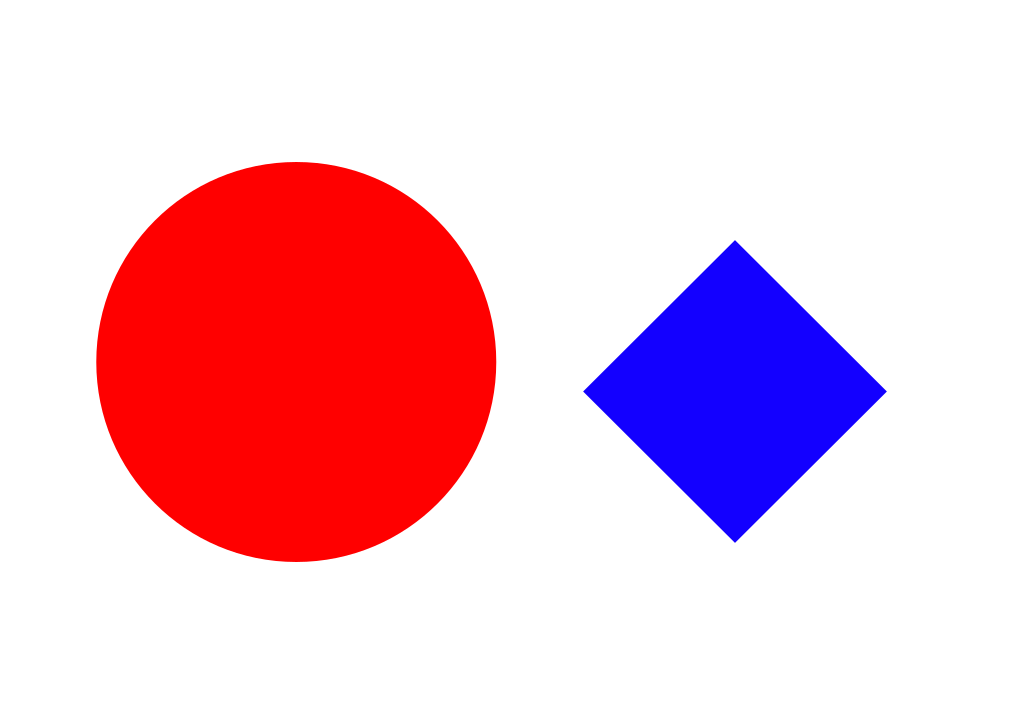
#> input picture task_1a_explore_opencv/Task_1A_Part1/Samples/Sample1.png, 1024 x 724 px
$ jupyter execute --allow-errors Untitled.ipynb
#> lines starting #> are read from the running program, lines starting #| are printed output that depends on the picture; after the words box and inside, x2 and y2 are one past the last pixel; in counts of white or black regions, pixels touching at a corner belong together
[cell 1]
import cv2
import numpy as np
from matplotlib import pyplot as plt
import imutils
import math

[cell 2]
image = cv2.imread("Samples/Sample1.png")
#> image is the input picture: shape (724, 1024, 3); mean B, G, R 211.8, 196, 240.4
image =  cv2.GaussianBlur(image,(1,1), cv2.BORDER_TRANSPARENT)
image = cv2.cvtColor(image,cv2.COLOR_BGR2HSV)
#> image: shape (724, 1024, 3); mean H, S, V 7.7, 59, 255

[cell 3]
shapes = {}

[cell 4]
plt.imshow(image,cmap="gray")
plt.show()

[cell 5]
image = cv2.cvtColor(image,cv2.COLOR_BGR2GRAY)
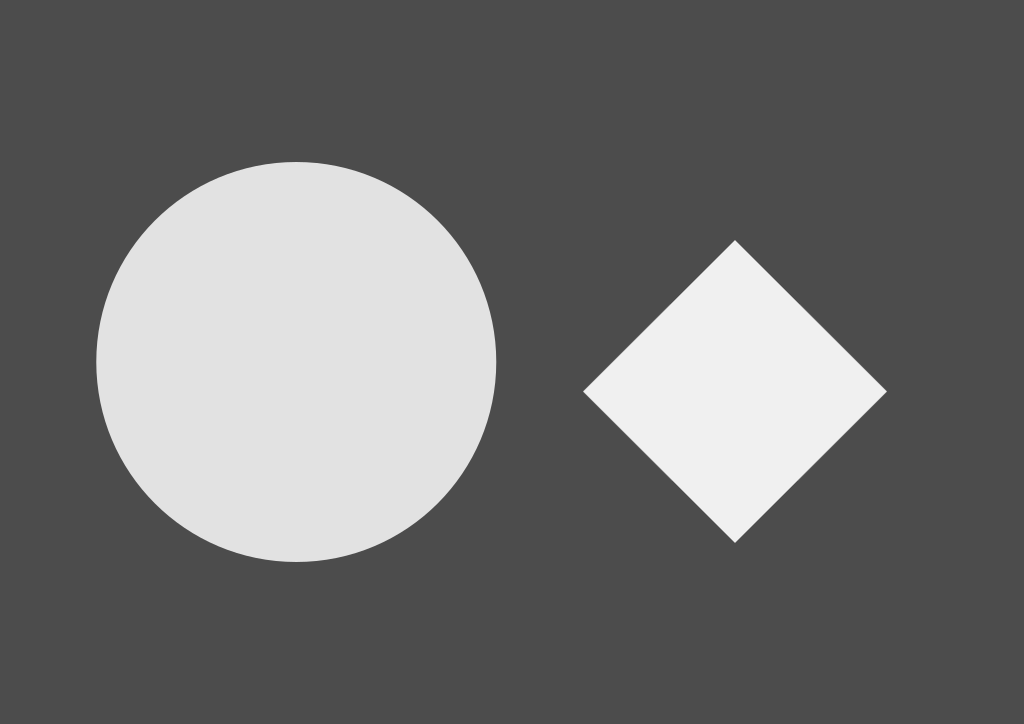
#> image: shape (724, 1024); min 76, max 240, mean 111.6
thresh = cv2.threshold(image,100,255,cv2.THRESH_BINARY_INV)[1]
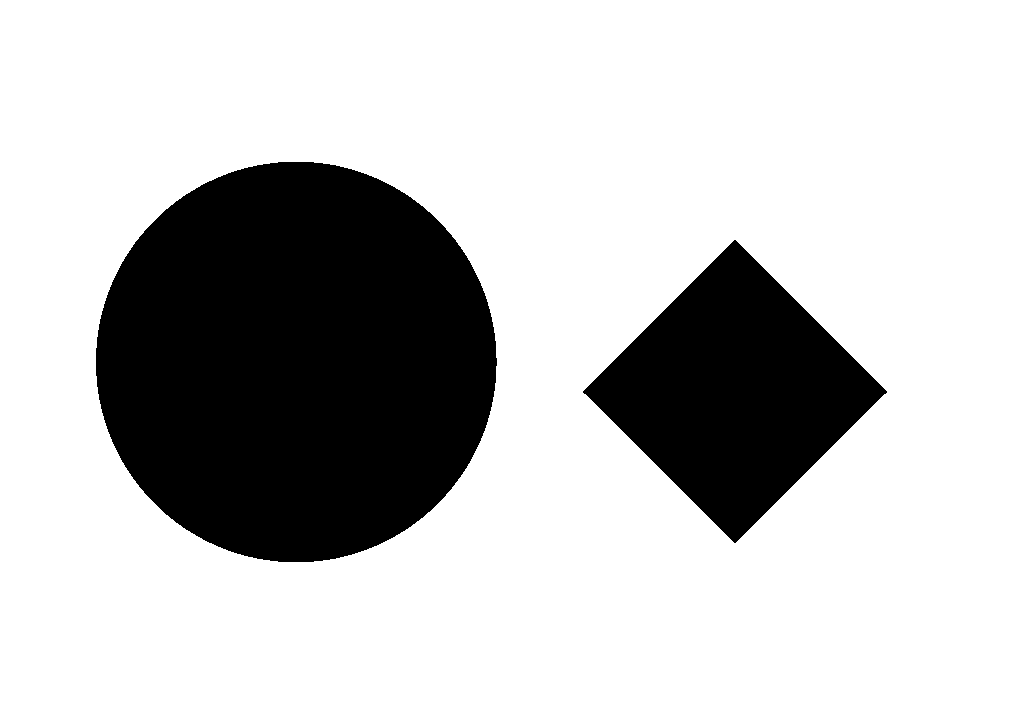
#> thresh: shape (724, 1024); 76.8% white; 2 black regions, box (x1, y1, x2, y2) and area: (96, 162, 497, 562) 126034, (583, 240, 887, 543) 46212
edges = cv2.Canny(thresh,90,200,True)
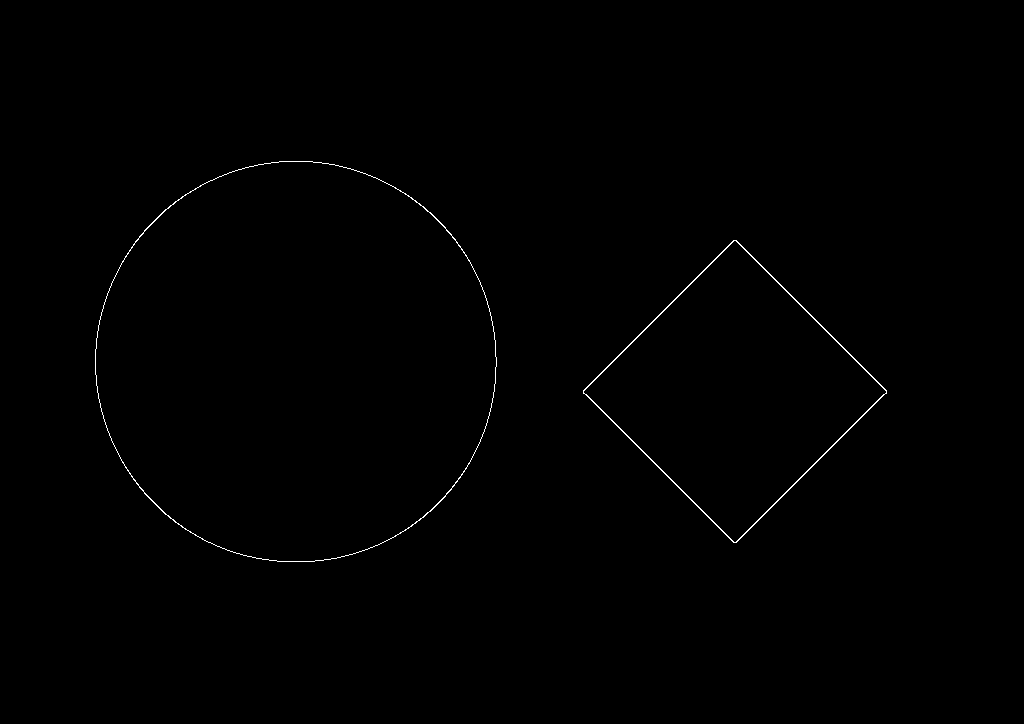
#> edges: shape (724, 1024); 0.34% white in thin lines or dots, all inside (x1, y1, x2, y2) = (95, 161, 887, 562)
plt.imshow(image,cmap="gray")
plt.show()
plt.imshow(thresh,cmap="gray")
plt.show()
plt.imshow(edges,cmap="gray")
plt.show()

[cell 6]
'''blue_lower = np.array([94, 20, 0], np.uint8)
blue_upper = np.array([140,255 ,255], np.uint8)
blue_mask = cv2.inRange(image, blue_lower, blue_upper)
#blue_mask =  cv2.cvtColor(blue_mask,cv2.COLOR_HSV2RGB)
plt.imshow(blue_mask,cmap="gray")
plt.show()

#blue_gray=cv2.threshold(blue_mask, 120,225, cv2.THRESH_BINARY_INV)[1]
#plt.imshow(blue_gray,cmap="gray")
#plt.show()
edges = cv2.Canny(blue_mask,90,200,True)
plt.imshow(edges,cmap="gray")
plt.show()
'''

[cell 7]
'''def detect(c):

        # initialize the shape name and approximate the contour
        peri = cv2.arcLength(c, True)
        approx = cv2.approxPolyDP(c, 0.001* peri, True)
        M = cv2.moments(c)
        cX = int((M["m10"] / M["m00"])) #X co-ordinate of the centroid of the shape
        cY = int((M["m01"] / M["m00"])) #Y co-ordinate of the centroid of the shape
        shape = "unidentified" #Initialize a variable of string type

        area = cv2.contourArea(approx)


        #Triangle if it shape has three sides
        if len(approx) == 3:
            shape = "Triangle"

        elif len(approx) == 4:
            #Call rect() to detect the shape
            angle,op_angle,cong_diag,op_side_eq,all_sides_cong = rect(c)

            #If opposite angles and sides are equal and diagonals are congruent, it must be a parallelogram
            if op_angle and op_side_eq and cong_diag:
                #If all angles and sides are equal, aspect ratio is 1 and diagonals are congruent, it must be a square
                if angle and cong_diag and all_sides_cong:
                    shape='Square'
                elif not(angle) or not(cong_diag) and all_sides_cong:
                    #If aspect ratio is not 1 and angles are not 90, it must be a rhombus
                    shape = 'Rhombus'
                #Otherwise, its a parallelogram
                else:
                    shape = 'Parallelogram'
            #If diagonals are not congruent, aspect ratio is not 1, opposite angles are not equal and
            #all angles are not 90 degrees, it is a trapezium
            elif not(cong_diag) and not(angle) or not(op_angle):
                shape='Trapezium'
            #Otherwise, it is a quadrilateral
            else: shape='Quadrilateral'
        #Pentagon if shape has 5 sides
        elif len(approx) == 5:
            shape = "Pentagon"
        #Hexagon if shape has 6 sides
        elif len(approx) == 6:
            shape = "Hexagon"
        # otherwise, we assume the shape is a circle
        else:
            shape = "Circle"
        #return area rounded off to 1 decimal place
        return shape, float(round(int(area),1)), cX, cY'''

[cell 8]
'''def rect(c):
    perimeter = cv2.arcLength(c,True)
    approx = cv2.approxPolyDP(c,0.01*perimeter,True)
    if(len(approx)== 4):
        pts = approx.reshape(4, 2)

        #Vertex co-ordinates
        x1= int(pts[0][0])
        y1= int(pts[0][1])
        x2= int(pts[1][0])
        y2= int(pts[1][1])
        x3= int(pts[2][0])
        y3= int(pts[2][1])
        x4= int(pts[3][0])
        y4= int(pts[3][1])

        #length of each side
        first_side = round(np.sqrt((x1 - x2)**2 + (y1 - y2)**2))
        second_side = round(np.sqrt((x2 - x3)**2 + (y2 - y3)**2))
        third_side = round(np.sqrt((x3 - x4)**2 + (y3 - y4)**2))
        fourth_side = round(np.sqrt((x4 - x1)**2 + (y4 - y1)**2))
        op_side_eq= (-2.0<=round(abs(first_side-third_side),1)<=2.0 and -2.0<=round(abs(second_side-fourth_side),1)<=2.0)
        all_sides_cong=((abs(first_side+third_side)-abs(second_side+fourth_side)) in np.arange(-5,5))

        #If aspect ratio is 1 or not. Useful to distinguish between Square and Rhombus
#         ar= op_side_eq and all_sides_cong
        #To check if diagonals are congruent by checking distance of four vertices from the intersection point
        int_point=line_intersect(x1,y1,x3,y3,x2,y2,x4,y4)
        first_diag_1 = round(np.sqrt((int_point[0] - x1)**2 + (int_point[1] - y1)**2))
        first_diag_2 = round(np.sqrt((int_point[0] - x3)**2 + (int_point[1] - y3)**2))
        second_diag_1 = round(np.sqrt((int_point[0] - x2)**2 + (int_point[1] - y2)**2))
        second_diag_2 = round(np.sqrt((int_point[0] - x4)**2 + (int_point[1] - y4)**2))
#       Keeping an error of +-5 pixels in calculation and detection
        cong_diag=(-5<=abs(first_diag_1-first_diag_2)<=5  and -5<=abs(second_diag_1-second_diag_2)<=5)

        #To find if opposite angles are equal
        line_1 = (abs(x2-x1), abs(y2-y1))
        line_2 = (abs(x3-x2), abs(y3-y2))
        line_3 = (abs(x4-x3), abs(y4-y3))
        line_4 = (abs(x4-x1), abs(y4-y1))
        dot_product_1 = np.dot(line_1, line_2) / (np.linalg.norm(line_1) * np.linalg.norm(line_2))
        dot_product_2 = np.dot(line_3, line_2) / (np.linalg.norm(line_2) * np.linalg.norm(line_3))
        dot_product_3 = np.dot(line_4, line_3) / (np.linalg.norm(line_3) * np.linalg.norm(line_4))
        dot_product_4 = np.dot(line_1, line_4) / (np.linalg.norm(line_4) * np.linalg.norm(line_1))
        angle1 = round(180-np.degrees(np.arccos(dot_product_1)))
        angle2 = round(np.degrees(np.arccos(dot_product_2)))
        angle3 = round(180-np.degrees(np.arccos(dot_product_3)))
        angle4 = round(np.degrees(np.arccos(dot_product_4)))

        op_angle = -1.0<=(abs(angle3-angle1)-abs(angle4-angle2))<=1.0

        #To find if all angles are 90 degree
        angle=(abs(angle1)==abs(angle2)==abs(angle3)==abs(angle4)==90)

        #return list containing bool values of required properties
        ret_value =  [angle, op_angle, cong_diag,op_side_eq, all_sides_cong]
        return ret_value'''

[cell 9]
'''def line_intersect(Ax1, Ay1, Ax2, Ay2, Bx1, By1, Bx2, By2):
    """ returns a (x, y) tuple or None if there is no intersection """
    d = (By2 - By1) * (Ax2 - Ax1) - (Bx2 - Bx1) * (Ay2 - Ay1)
    if d:
        uA = ((Bx2 - Bx1) * (Ay1 - By1) - (By2 - By1) * (Ax1 - Bx1)) / d
        uB = ((Ax2 - Ax1) * (Ay1 - By1) - (Ay2 - Ay1) * (Ax1 - Bx1)) / d
    else:
        return
    if not(0 <= uA <= 1 and 0 <= uB <= 1):
        return
    x = Ax1 + uA * (Ax2 - Ax1)
    y = Ay1 + uA * (Ay2 - Ay1)

    return int(x), int(y)'''

[cell 10]
cnts= cv2.findContours(edges,cv2.RETR_TREE,cv2.CHAIN_APPROX_SIMPLE)
#> cnts = 4 contours; box (x1, y1, x2, y2) and area: (95, 161, 497, 562) 126124, (95, 161, 497, 562) 125938, (583, 240, 887, 543) 46507, (583, 240, 887, 543) 45909


len(cnts)
#> Out = 2

$ run again, with task_1a_explore_opencv/Task_1A_Part1/Samples/Sample2.png copied over task_1a_explore_opencv/Task_1A_Part1/Samples/Sample1.png
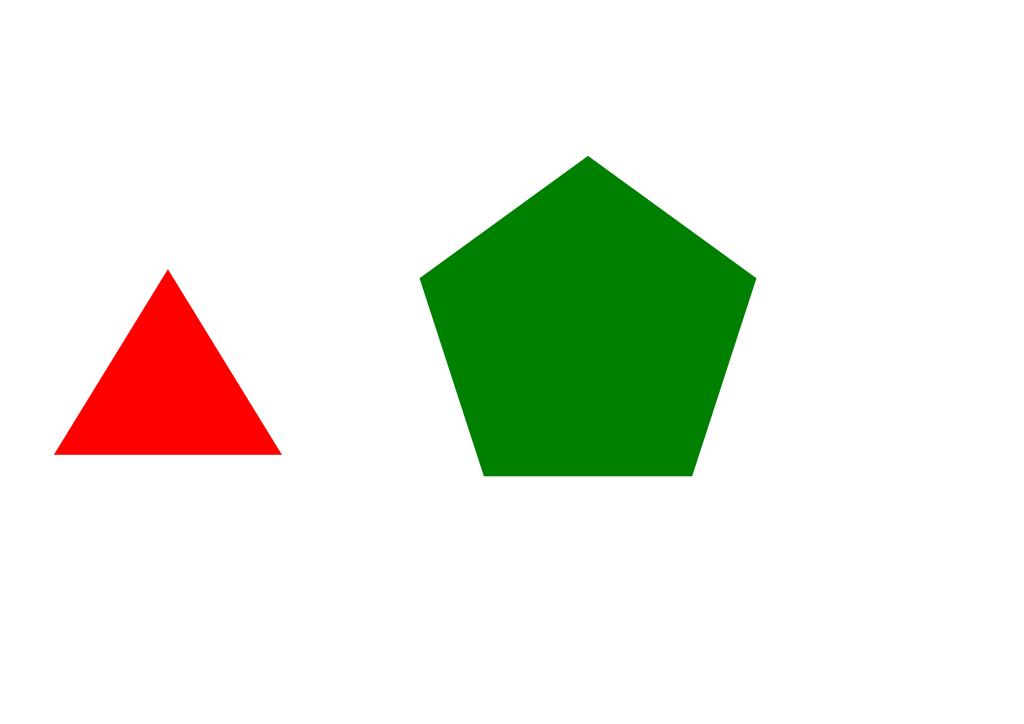
#> input picture task_1a_explore_opencv/Task_1A_Part1/Samples/Sample2.png, 1024 x 724 px
#> image is the input picture: shape (724, 1024, 3); mean B, G, R 222.2, 234.9, 229.3
#> `thresh = cv2.threshold(image,100,255,cv2.THRESH_BINARY_INV)[1]`:
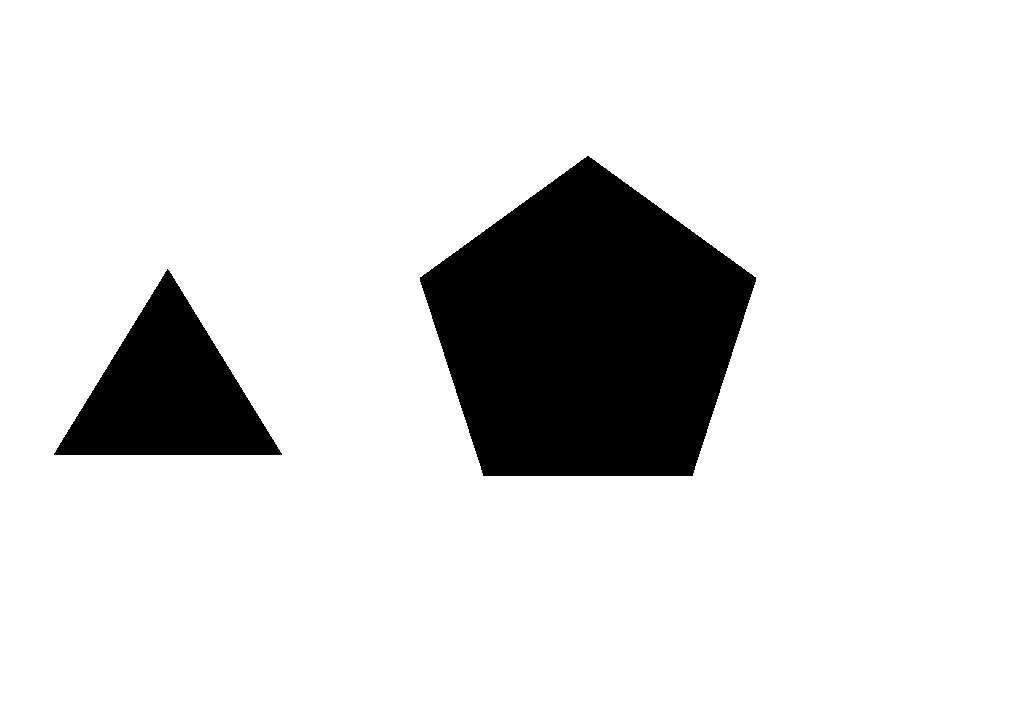
#> thresh: shape (724, 1024); 87.1% white; 2 black regions, box (x1, y1, x2, y2) and area: (420, 156, 756, 476) 74652, (54, 269, 282, 455) 21352
#> `edges = cv2.Canny(thresh,90,200,True)`:
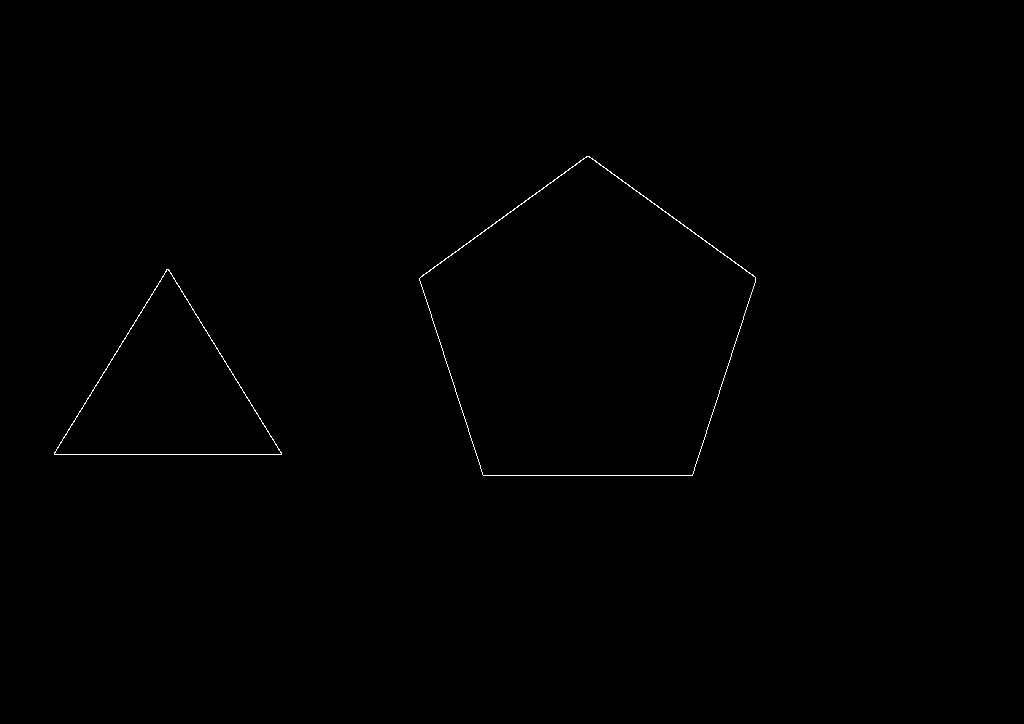
#> edges: shape (724, 1024); 0.24% white in thin lines or dots, all inside (x1, y1, x2, y2) = (54, 156, 756, 476)
#> cnts = 4 contours; box (x1, y1, x2, y2) and area: (419, 156, 756, 476) 74620, (419, 156, 756, 476) 74470, (54, 269, 282, 455) 21280, (54, 269, 282, 455) 21192
#> Out = 2
